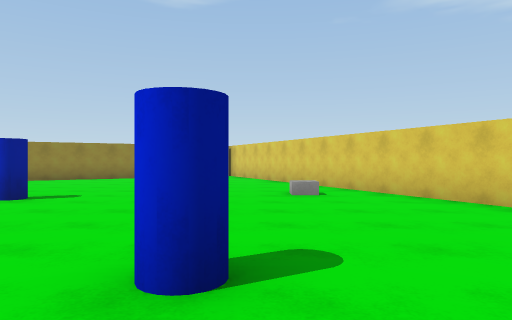
View 1 (above)

20 first-person views from a walk through a scene from a Unity 3-D project. The camera is 1.3 m above the floor, looks level and sees 70° across. The floor is counted in squares, 2 m on a side. Each view is taken from the middle of a square. On the plan, view 1 faces up. The plan holds only what a view shows up to about 11 squares ahead; the rest is blank. The place goes on beyond the plan. The player is left out. Surface patterns are stand-ins for the level's own textures.

View 2
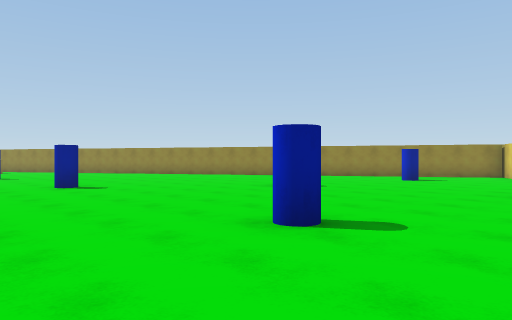

View 3
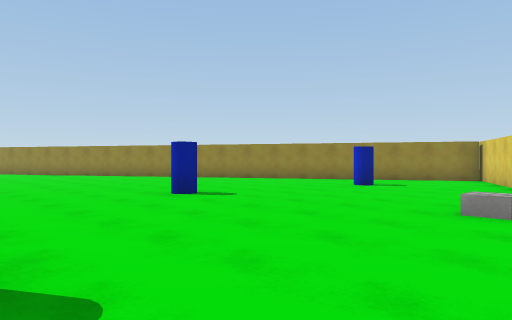

View 4
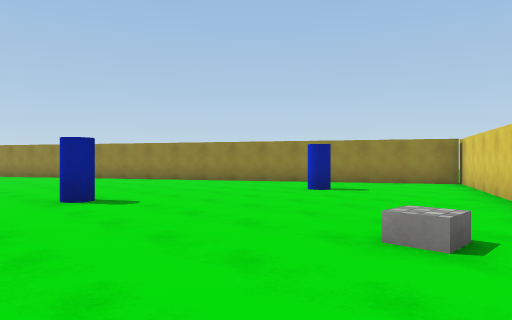

View 5
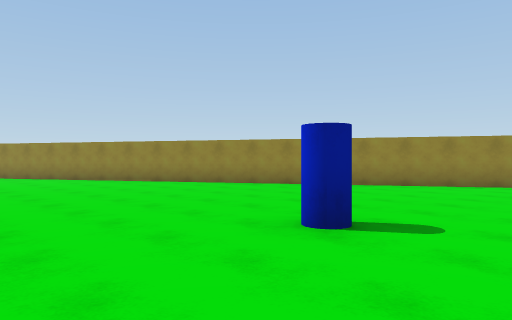

View 6
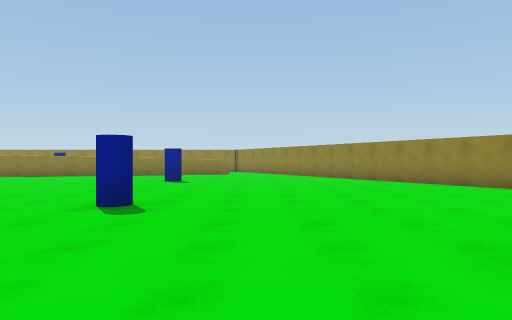

View 7
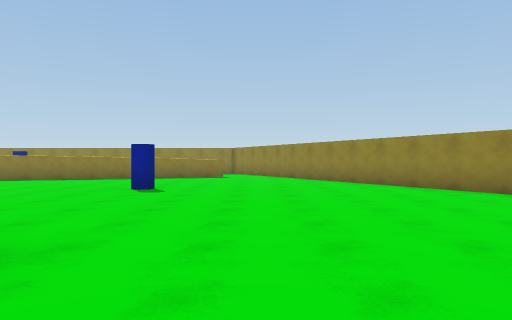

View 8
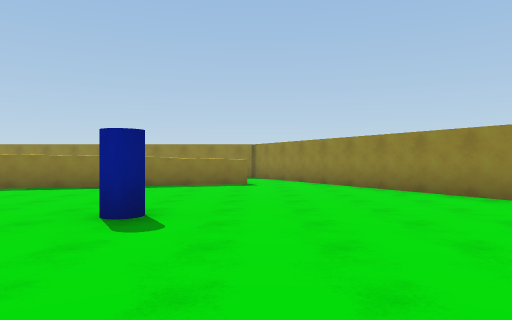

View 9
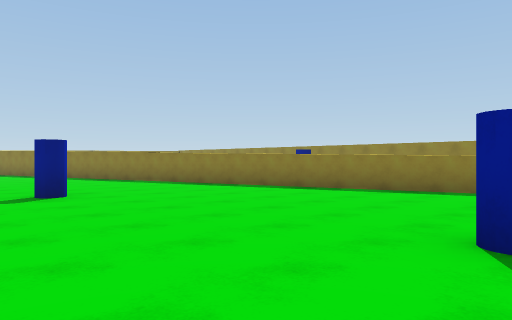

View 10
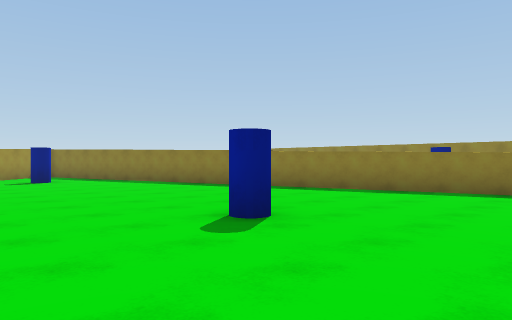

View 11
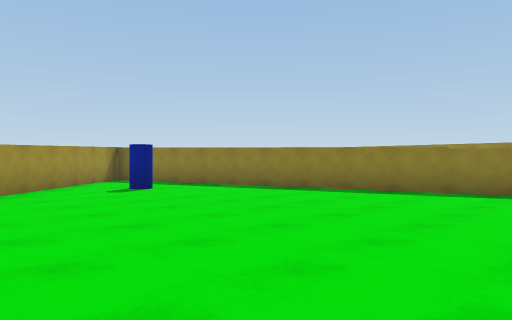

View 12
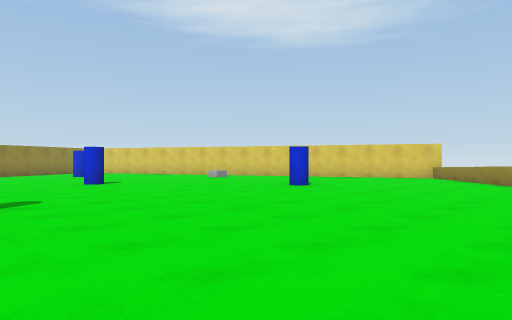

View 13
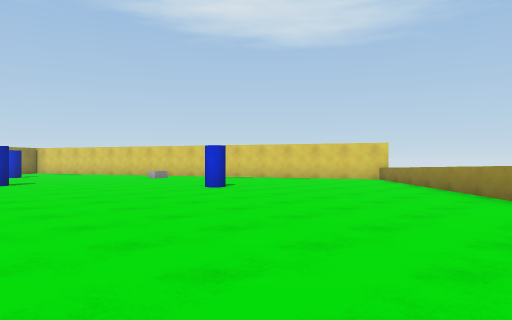

View 14
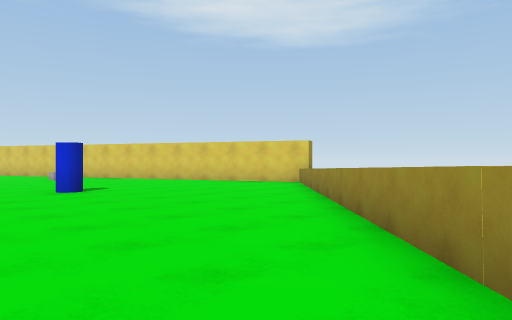

View 15
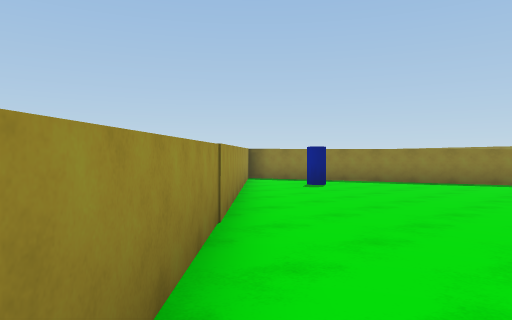

View 16
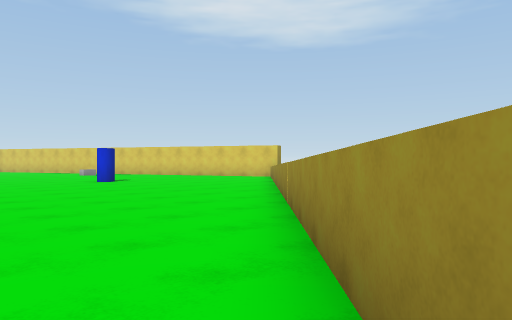

View 17
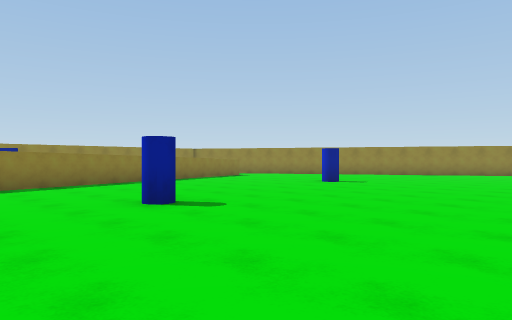

View 18
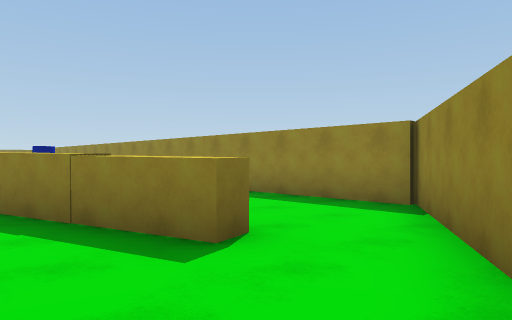

View 19
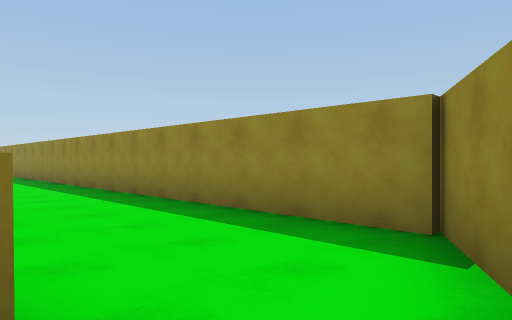

View 20
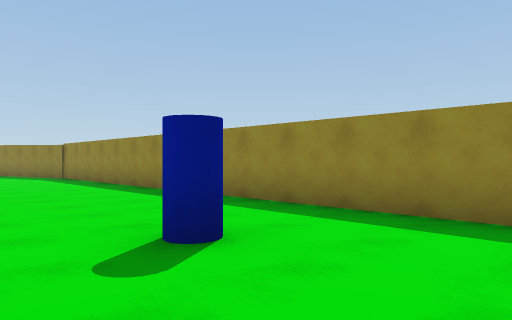

### Floor plan
Key: @ floor where view 1 was taken; # wall or solid block; . floor; ^ raised ledge; C blue cylinder; O other object.
Columns run from 23 left of view 1 to 6 right of it. Each row starts with its distance up from view 1.
 15                      ###
 14                    ##..#
 13                  ###...#
 12                ###......#
 11              ###....C...#
 10             ##..........##
  9           ##.............#
  8         ###..............##
  7       ###...............O.#
  6     ###............C......##
  5    ##......................#
  4  ##........................
  3 ##.........................
  2 #...^...........C......C....##
  1 #...^^....C..................#
  0 #... ^.................@....^
 -1 #... ^.....................^
 -2 #... ##...................^
 -3 #... .#..................^
 -4 #.... #.................^
 -5 #.....#....C...... ....^
 -6 #..C..##......... ....^
 -7 #....  #........  ...^
 -8 #....  #............^
 -9 #....  ##..........^
-10 #....   #.........#
-11 #....   #........##
-12 #...    #.......##
-13 #...    ##.....#
-14 #...     #.C..#
-15   ..     #...#
-16          #..#
-17          ###

Positions as (right, up) in squares from view 1, and headings:
1: (0, 0), facing up
2: (2, -1), facing up-left
3: (2, 2), facing up-left
4: (2, 4), facing up-left
5: (-2, 3), facing up-left
6: (-2, 4), facing left
7: (-5, 4), facing left
8: (-9, 3), facing left
9: (-10, 2), facing down-left
10: (-9, -2), facing down-left
11: (-8, -6), facing down-left
12: (-8, -4), facing up-right
13: (-6, -5), facing up-right
14: (-3, -6), facing up-right
15: (-4, -8), facing down-left
16: (-5, -9), facing up-right
17: (-7, -8), facing up-left
18: (-17, 5), facing down-left
19: (-19, 4), facing down-left
20: (-18, -3), facing down-left
